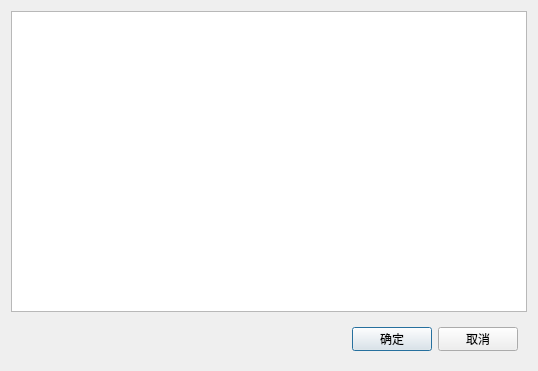
<?xml version="1.0" encoding="UTF-8"?>
<ui version="4.0">
 <class>EditPdfTextDialog</class>
 <widget class="QDialog" name="EditPdfTextDialog">
  <property name="geometry">
   <rect>
    <x>0</x>
    <y>0</y>
    <width>538</width>
    <height>371</height>
   </rect>
  </property>
  <property name="windowTitle">
   <string>获取文本</string>
  </property>
  <layout class="QVBoxLayout" name="verticalLayout">
   <item>
    <widget class="QPlainTextEdit" name="edtInfo"/>
   </item>
   <item>
    <widget class="QWidget" name="wgtBottom" native="true">
     <property name="minimumSize">
      <size>
       <width>0</width>
       <height>42</height>
      </size>
     </property>
     <property name="maximumSize">
      <size>
       <width>16777215</width>
       <height>42</height>
      </size>
     </property>
     <layout class="QHBoxLayout" name="horizontalLayout">
      <item>
       <spacer name="horizontalSpacer">
        <property name="orientation">
         <enum>Qt::Horizontal</enum>
        </property>
        <property name="sizeHint" stdset="0">
         <size>
          <width>398</width>
          <height>20</height>
         </size>
        </property>
       </spacer>
      </item>
      <item>
       <widget class="QPushButton" name="btnOk">
        <property name="text">
         <string>确定</string>
        </property>
       </widget>
      </item>
      <item>
       <widget class="QPushButton" name="btnCancel">
        <property name="text">
         <string>取消</string>
        </property>
       </widget>
      </item>
     </layout>
    </widget>
   </item>
  </layout>
 </widget>
 <resources/>
 <connections/>
</ui>
